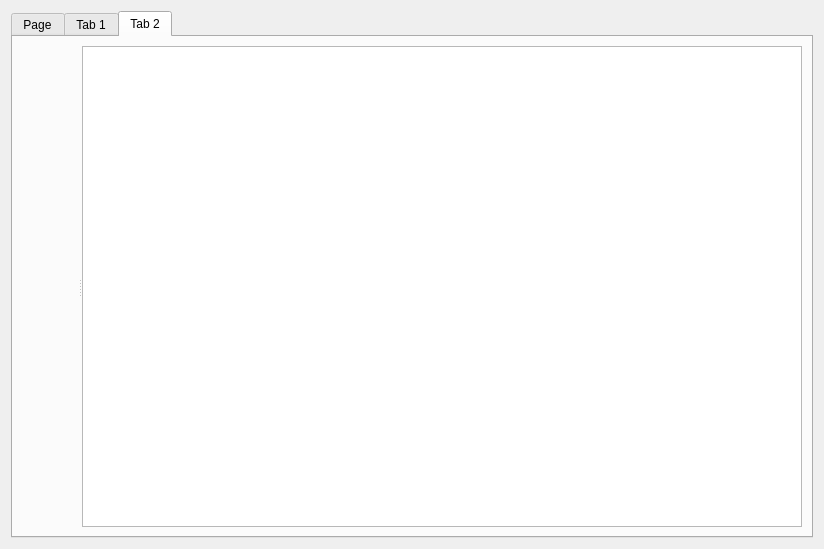
<?xml version="1.0" encoding="UTF-8"?>
<ui version="4.0">
 <class>Kites::CacheTab</class>
 <widget class="QWidget" name="Kites::CacheTab">
  <property name="geometry">
   <rect>
    <x>0</x>
    <y>0</y>
    <width>824</width>
    <height>549</height>
   </rect>
  </property>
  <property name="windowTitle">
   <string>Form</string>
  </property>
  <layout class="QGridLayout" name="gridLayout_4">
   <item row="0" column="0">
    <widget class="QTabWidget" name="tabWidget">
     <property name="currentIndex">
      <number>2</number>
     </property>
     <widget class="QWidget" name="tab">
      <attribute name="title">
       <string>Page</string>
      </attribute>
      <layout class="QGridLayout" name="gridLayout_3">
       <item row="0" column="0">
        <widget class="QSplitter" name="splitter_4">
         <property name="orientation">
          <enum>Qt::Orientation::Horizontal</enum>
         </property>
         <widget class="QWidget" name="layoutWidget">
          <layout class="QVBoxLayout" name="verticalLayout_4">
           <item>
            <widget class="CacheConfigWidget" name="InstructionConfig" native="true"/>
           </item>
           <item>
            <spacer name="verticalSpacer_3">
             <property name="orientation">
              <enum>Qt::Orientation::Vertical</enum>
             </property>
             <property name="sizeHint" stdset="0">
              <size>
               <width>20</width>
               <height>40</height>
              </size>
             </property>
            </spacer>
           </item>
          </layout>
         </widget>
         <widget class="QTableView" name="InstructiontableView"/>
        </widget>
       </item>
      </layout>
     </widget>
     <widget class="QWidget" name="L1Tab">
      <attribute name="title">
       <string>Tab 1</string>
      </attribute>
      <layout class="QGridLayout" name="gridLayout_2">
       <item row="0" column="0">
        <widget class="QSplitter" name="splitter_2">
         <property name="orientation">
          <enum>Qt::Orientation::Horizontal</enum>
         </property>
         <widget class="QWidget" name="layoutWidget_2">
          <layout class="QVBoxLayout" name="verticalLayout_2">
           <item>
            <widget class="CacheConfigWidget" name="L1Config" native="true"/>
           </item>
           <item>
            <spacer name="verticalSpacer">
             <property name="orientation">
              <enum>Qt::Orientation::Vertical</enum>
             </property>
             <property name="sizeHint" stdset="0">
              <size>
               <width>20</width>
               <height>464</height>
              </size>
             </property>
            </spacer>
           </item>
          </layout>
         </widget>
         <widget class="QTableView" name="L1tableView"/>
        </widget>
       </item>
      </layout>
     </widget>
     <widget class="QWidget" name="L2Tab">
      <attribute name="title">
       <string>Tab 2</string>
      </attribute>
      <layout class="QGridLayout" name="gridLayout">
       <item row="0" column="0">
        <widget class="QSplitter" name="splitter_3">
         <property name="orientation">
          <enum>Qt::Orientation::Horizontal</enum>
         </property>
         <widget class="QWidget" name="layoutWidget_3">
          <layout class="QVBoxLayout" name="verticalLayout_3">
           <item>
            <widget class="CacheConfigWidget" name="L2Config" native="true"/>
           </item>
           <item>
            <spacer name="verticalSpacer_2">
             <property name="orientation">
              <enum>Qt::Orientation::Vertical</enum>
             </property>
             <property name="sizeHint" stdset="0">
              <size>
               <width>20</width>
               <height>464</height>
              </size>
             </property>
            </spacer>
           </item>
          </layout>
         </widget>
         <widget class="QTableView" name="L2tableView"/>
        </widget>
       </item>
      </layout>
     </widget>
    </widget>
   </item>
  </layout>
 </widget>
 <customwidgets>
  <customwidget>
   <class>CacheConfigWidget</class>
   <extends>QWidget</extends>
   <header location="global">ui/cache_tab/cache_config_widget.h</header>
   <container>1</container>
  </customwidget>
 </customwidgets>
 <resources/>
 <connections/>
</ui>
